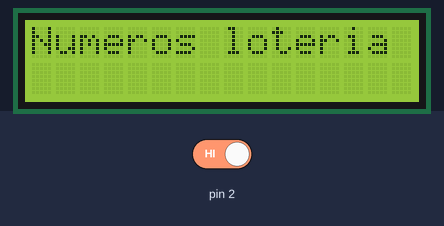
The sketch below on a simulated Arduino Uno, built with avr-gcc and run on an emulated ATmega328P. Shown: 16×2 character LCD. The test bench sets the inputs (shaded band); at power-on: pin 2 HIGH. Random numbers use the default seed unless the sketch sets one; what the sketch prints to the serial monitor is not drawn.

Above: at 1.2 s.
1.3 s: pin 2 driven LOW
At 1.5 s:
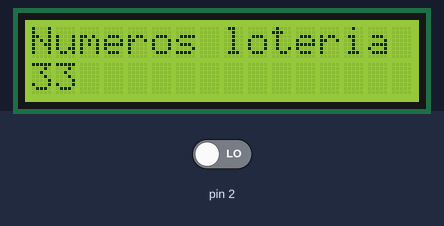
At 3.17 s:
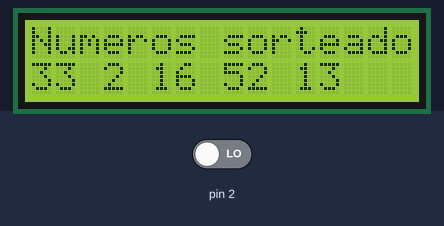
Timing chart, 0 to 4.7 s (numbered marks = the images above; inputs shaded):
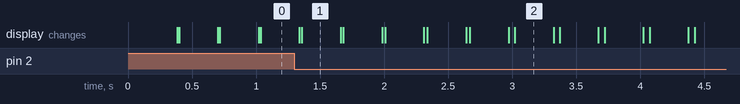

The sketch:

Exercicio04.ino
```cpp
#include <Wire.h>
#include <LiquidCrystal_I2C.h>

unsigned int sensorAnalogico;
unsigned int pwm;
int click = 0;
int n1, n2, n3, n4, n5;


 LiquidCrystal_I2C lcd(0x27,2,1,0,4,5,6,7,3, POSITIVE);

void setup() {
  Serial.begin(9600);
  lcd.begin (16,2);
  lcd.setBacklight(HIGH);
  pinMode(2, INPUT);

  randomSeed(analogRead(A0));


}

void loop() {
  int liga = digitalRead(2);

  Serial.println(liga);


    lcd.setCursor(0,0);
    lcd.print("Numeros loteria");

int   sorteio = random(1, 60);


    if (liga == 0) {
      click++;
    }


    if (click == 1) { n1 = random(1, 60); }
    if (click == 2) { n2 = random(1, 60); }
    if (click == 3) { n3 = random(1, 60); }
    if (click == 4) { n4 = random(1, 60); }
    if (click == 5) { n5 = random(1, 60); }


  if (click < 6) {
  lcd.setCursor(0,1);
  if (click >= 1) { lcd.print(n1); lcd.print(" "); }
  if (click >= 2) { lcd.print(n2); lcd.print(" "); }
  if (click >= 3) { lcd.print(n3); lcd.print(" "); }
  if (click >= 4) { lcd.print(n4); lcd.print(" "); }
  if (click >= 5) { lcd.print(n5); lcd.print(" "); }
     }
  else {
    lcd.clear();
    lcd.setCursor(0,0);
    lcd.print("Numeros sorteados");
    lcd.setCursor(0,1);
     lcd.print(n1); lcd.print(" ");
     lcd.print(n2); lcd.print(" ");
     lcd.print(n3); lcd.print(" ");
     lcd.print(n4); lcd.print(" ");
     lcd.print(n5); lcd.print(" ");


  }


 delay(300);
 lcd.clear();


  }
```
